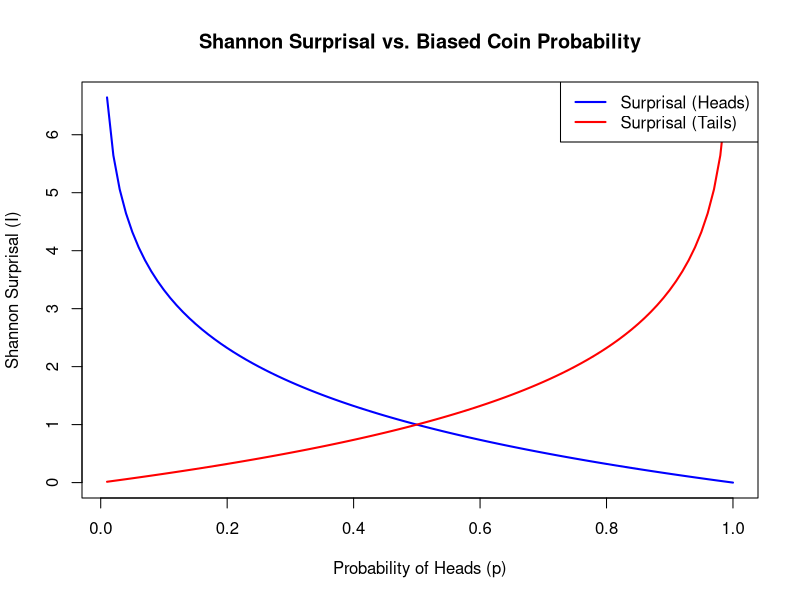

Generate this figure with R:
# Function to calculate surprisal for a probability p
surprisal <- function(p) {
  # Handle edge cases where p is 0 or 1 to avoid log(0) issues
  if (p == 0) {
    return(NA)  # Infinite surprisal for impossible events
  } else if (p == 1) {
    return(0)  # Zero surprisal for certain events
  } else {
    return(-log2(p))
  }
}

# Function to plot surprisal for heads and tails against biased coin
# probabilities
plot_surprisal_vs_prob <- function() {
  # Generate a sequence of probabilities from 0 to 1
  p_values <- seq(0.01, 1, by = 0.01)
  
  # Calculate the surprisal for heads (I(p)) and tails (I(1-p)) for each
  # probability
  surprisal_heads <- sapply(p_values, surprisal)
  surprisal_tails <- sapply(1 - p_values, surprisal)
  
  # Plot surprisal for heads
  plot(
    p_values,
    surprisal_heads,
    type = "l",
    xlab = "Probability of Heads (p)",
    ylab = "Shannon Surprisal (I)",
    main = "Shannon Surprisal vs. Biased Coin Probability",
    col = "blue",
    lwd = 2,
    ylim = c(0, max(
      surprisal_heads, surprisal_tails, na.rm = TRUE
    ))
  )
  
  # Add surprisal for tails to the plot
  lines(p_values,
        surprisal_tails,
        col = "red",
        lwd = 2)
  
  # Add a legend
  legend(
    "topright",
    legend = c("Surprisal (Heads)", "Surprisal (Tails)"),
    col = c("blue", "red"),
    lwd = 2
  )
}

# Example usage to generate the plot
plot_surprisal_vs_prob()
